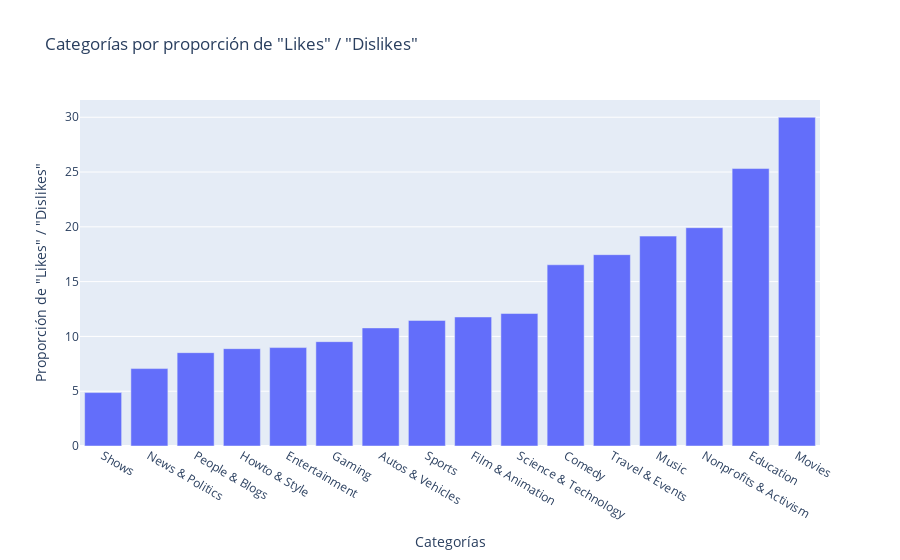

The notebook cell this image was saved under:
### Markdown cell above
### 3.- ¿Qué categorías de videos tienen la mejor proporción (ratio) de “Me gusta” / “No me gusta”?

### Code cell
counts3 = df_limpio.groupby("category")
counts3a = pd.DataFrame(counts2.sum()["likes"])
counts3b = pd.DataFrame(counts2.sum()["dislikes"])

counts3c = pd.DataFrame()
counts3c["ratio"] = counts3a["likes"] / counts3b["dislikes"]
print(counts3c)

counts3c = counts3c.sort_values("ratio")

data = [go.Bar(
    y = counts3c['ratio'],
    x = counts3c.index
)]
layout = go.Layout(
    title = 'Categorías por proporción de "Likes" / "Dislikes"',
    yaxis = dict(title = 'Proporción de "Likes" / "Dislikes"'),
    xaxis = dict(title = 'Categorías')
)

fig = go.Figure(data = data, layout = layout)

fig.iplot()

### Figure 1 — Plotly figure (JSON) as saved in the notebook; plotly's stock layout.template omitted (floating-point values rounded to 4 significant figures)
{"data": [{"type": "bar", "x": ["Shows", "News & Politics", "People & Blogs", "Howto & Style", "Entertainment", "Gaming", "Autos & Vehicles", "Sports", "Film & Animation", "Science & Technology", "Comedy", "Travel & Events", "Music", "Nonprofits & Activism", "Education", "Movies"], "y": [4.875, 7.065, 8.517, 8.883, 8.98, 9.521, 10.78, 11.46, 11.77, 12.09, 16.54, 17.46, 19.15, 19.92, 25.32, 29.99]}], "layout": {"title": {"text": "Categorías por proporción de \"Likes\" / \"Dislikes\""}, "xaxis": {"title": {"text": "Categorías"}}, "yaxis": {"title": {"text": "Proporción de \"Likes\" / \"Dislikes\""}}}}
